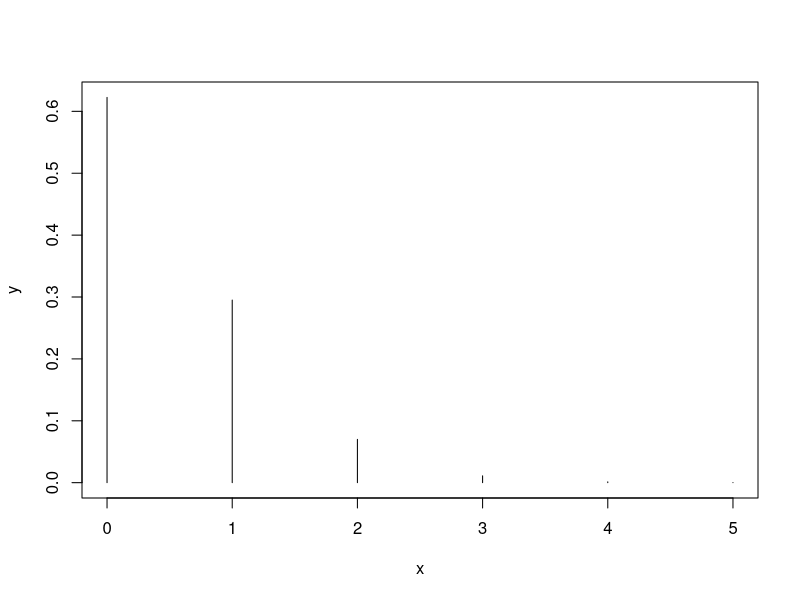
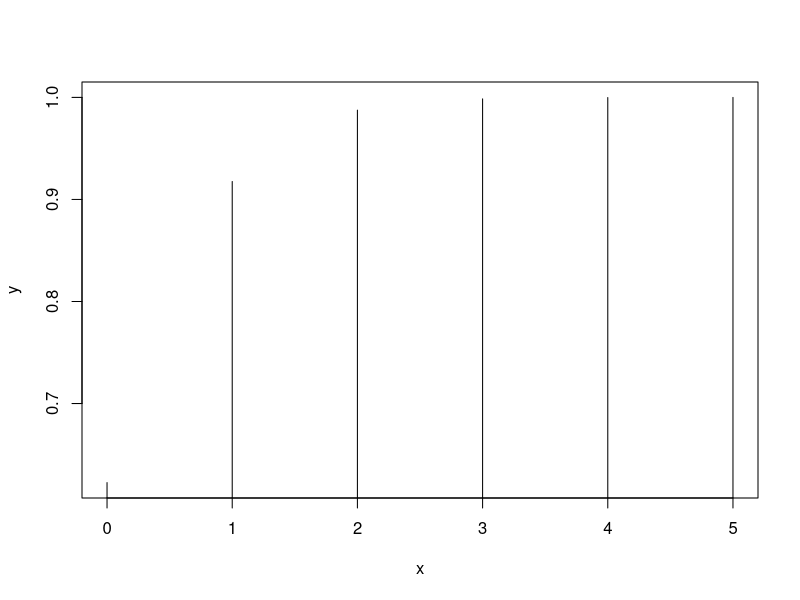

Write R code to recreate these figures, in order.
## ---- chunk 1
knitr::opts_chunk$set(echo = TRUE)
## ---- chunk 2
mu_=122/365
sd=sqrt(mu_)
va=sd^2
sprintf("Mean: %f", mu_)
sprintf("Standard deviation: %f", sd)
sprintf("Variance: %f", va)

## ---- chunk 3
lamda=4467/365
p15<-dpois(15, lamda)
sprintf("The mean number of births is: %f", lamda)
sprintf("The probability of exactly 15 births is: %f", p15)

## ---- chunk 4
lamda2=173/365
p_more1<-1-dpois(0, lamda2)
sprintf("Probatility of at least 1 check witten: %f", p_more1)

## ---- chunk 5
x <- seq(0, 5, by = 1) 
y <- dpois(x, lamda2) 
plot(x, y, type = 'h') 

## ---- chunk 6
x <- seq(0, 5, by = 1) 
y <- ppois(x, lamda2) 
plot(x, y, type = 'h') 
